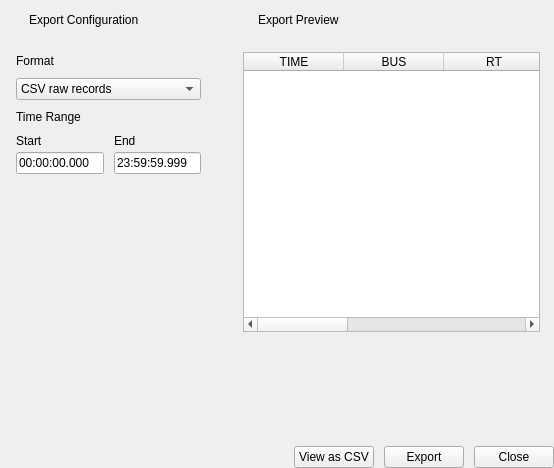
<?xml version="1.0" encoding="UTF-8"?>
<ui version="4.0">
 <class>ExportsPage</class>
 <widget class="QWidget" name="ExportsPage">
  <layout class="QVBoxLayout" name="bodyLayout">
   <property name="leftMargin"><number>0</number></property>
   <property name="topMargin"><number>0</number></property>
   <property name="rightMargin"><number>0</number></property>
   <property name="bottomMargin"><number>0</number></property>
   <property name="spacing"><number>12</number></property>
   <item>
    <widget class="QWidget" name="exportColumns">
     <layout class="QHBoxLayout" name="exportColumnsLayout" stretch="2,3">
      <property name="leftMargin"><number>0</number></property>
      <property name="topMargin"><number>0</number></property>
      <property name="rightMargin"><number>0</number></property>
      <property name="bottomMargin"><number>0</number></property>
      <property name="spacing"><number>12</number></property>
      <item>
       <widget class="QFrame" name="configuration">
        <property name="card" stdset="0"><bool>true</bool></property>
        <layout class="QVBoxLayout" name="configurationLayout">
         <property name="leftMargin"><number>0</number></property>
         <property name="topMargin"><number>0</number></property>
         <property name="rightMargin"><number>0</number></property>
         <property name="bottomMargin"><number>16</number></property>
         <property name="spacing"><number>0</number></property>
         <item>
          <widget class="QFrame" name="configHeaderBar">
           <layout class="QHBoxLayout" name="configHeaderLayout">
            <property name="leftMargin"><number>14</number></property>
            <property name="topMargin"><number>10</number></property>
            <property name="rightMargin"><number>14</number></property>
            <property name="bottomMargin"><number>10</number></property>
            <property name="spacing"><number>8</number></property>
            <item><widget class="QLabel" name="configHeaderIcon"/></item>
            <item><widget class="QLabel" name="configurationTitle"><property name="text"><string>Export Configuration</string></property></widget></item>
            <item><spacer name="configHeaderSpacer"><property name="orientation"><enum>Qt::Horizontal</enum></property><property name="sizeHint" stdset="0"><size><width>40</width><height>20</height></size></property></spacer></item>
           </layout>
          </widget>
         </item>
         <item>
          <widget class="QWidget" name="configBody">
           <layout class="QVBoxLayout" name="configBodyLayout">
            <property name="leftMargin"><number>16</number></property>
            <property name="topMargin"><number>14</number></property>
            <property name="rightMargin"><number>16</number></property>
            <property name="bottomMargin"><number>0</number></property>
            <property name="spacing"><number>10</number></property>
            <item><widget class="QLabel" name="formatLabel"><property name="text"><string>Format</string></property></widget></item>
            <item>
             <widget class="QComboBox" name="exportFormat">
              <item><property name="text"><string>CSV raw records</string></property></item>
              <item><property name="text"><string>JSON raw records</string></property></item>
              <item><property name="text"><string>CSV engineering values</string></property></item>
             </widget>
            </item>
            <item><widget class="QLabel" name="timeRangeHeading"><property name="text"><string>Time Range</string></property></widget></item>
            <item>
             <layout class="QGridLayout" name="timeRangeGrid" columnstretch="1,1">
              <property name="horizontalSpacing"><number>10</number></property>
              <property name="verticalSpacing"><number>4</number></property>
              <item row="0" column="0"><widget class="QLabel" name="startLabel"><property name="text"><string>Start</string></property></widget></item>
              <item row="0" column="1"><widget class="QLabel" name="endLabel"><property name="text"><string>End</string></property></widget></item>
              <item row="1" column="0"><widget class="QLineEdit" name="exportStart"><property name="text"><string>00:00:00.000</string></property></widget></item>
              <item row="1" column="1"><widget class="QLineEdit" name="exportEnd"><property name="text"><string>23:59:59.999</string></property></widget></item>
             </layout>
            </item>
            <item><widget class="QWidget" name="rangeActions"><layout class="QVBoxLayout" name="rangeActionsLayout"><property name="leftMargin"><number>0</number></property><property name="topMargin"><number>0</number></property><property name="rightMargin"><number>0</number></property><property name="bottomMargin"><number>0</number></property></layout></widget></item>
            <item><spacer name="configSpacer"><property name="orientation"><enum>Qt::Vertical</enum></property><property name="sizeHint" stdset="0"><size><width>20</width><height>40</height></size></property></spacer></item>
            <item><widget class="QLabel" name="sourceName"><property name="visible"><bool>false</bool></property></widget></item>
            <item><widget class="QLabel" name="exportNotice"><property name="visible"><bool>false</bool></property><property name="wordWrap"><bool>true</bool></property></widget></item>
           </layout>
          </widget>
         </item>
        </layout>
       </widget>
      </item>
      <item>
       <widget class="QFrame" name="exportPreview">
        <property name="card" stdset="0"><bool>true</bool></property>
        <layout class="QVBoxLayout" name="exportPreviewLayout">
         <property name="leftMargin"><number>0</number></property>
         <property name="topMargin"><number>0</number></property>
         <property name="rightMargin"><number>0</number></property>
         <property name="bottomMargin"><number>14</number></property>
         <property name="spacing"><number>0</number></property>
         <item>
          <widget class="QFrame" name="previewHeaderBar">
           <layout class="QHBoxLayout" name="previewHeaderLayout">
            <property name="leftMargin"><number>14</number></property>
            <property name="topMargin"><number>10</number></property>
            <property name="rightMargin"><number>14</number></property>
            <property name="bottomMargin"><number>10</number></property>
            <property name="spacing"><number>8</number></property>
            <item><widget class="QLabel" name="previewHeaderIcon"/></item>
            <item><widget class="QLabel" name="exportPreviewTitle"><property name="text"><string>Export Preview</string></property></widget></item>
            <item><spacer name="previewHeaderSpacer"><property name="orientation"><enum>Qt::Horizontal</enum></property><property name="sizeHint" stdset="0"><size><width>40</width><height>20</height></size></property></spacer></item>
           </layout>
          </widget>
         </item>
         <item>
          <widget class="QWidget" name="previewBody">
           <layout class="QVBoxLayout" name="previewBodyLayout">
            <property name="leftMargin"><number>14</number></property>
            <property name="topMargin"><number>12</number></property>
            <property name="rightMargin"><number>14</number></property>
            <property name="bottomMargin"><number>0</number></property>
            <property name="spacing"><number>8</number></property>
            <item>
             <widget class="QTableWidget" name="previewTable">
              <property name="minimumSize"><size><width>0</width><height>280</height></size></property>
              <property name="alternatingRowColors"><bool>true</bool></property>
              <property name="showGrid"><bool>false</bool></property>
              <property name="selectionBehavior"><enum>QAbstractItemView::SelectRows</enum></property>
              <property name="editTriggers"><set>QAbstractItemView::NoEditTriggers</set></property>
              <column><property name="text"><string>TIME</string></property></column>
              <column><property name="text"><string>BUS</string></property></column>
              <column><property name="text"><string>RT</string></property></column>
              <column><property name="text"><string>SA</string></property></column>
              <column><property name="text"><string>DIRECTION</string></property></column>
              <column><property name="text"><string>HEX</string></property></column>
             </widget>
            </item>
            <item><widget class="QLabel" name="available"><property name="visible"><bool>false</bool></property></widget></item>
            <item><widget class="QLabel" name="provenance"><property name="visible"><bool>false</bool></property></widget></item>
            <item><widget class="QLabel" name="profile"><property name="visible"><bool>false</bool></property></widget></item>
            <item><widget class="QLabel" name="checksum"><property name="visible"><bool>false</bool></property></widget></item>
           </layout>
          </widget>
         </item>
        </layout>
       </widget>
      </item>
     </layout>
    </widget>
   </item>
   <item>
    <widget class="QWidget" name="actionBar">
     <layout class="QHBoxLayout" name="actionBarLayout">
      <property name="leftMargin"><number>0</number></property>
      <property name="topMargin"><number>0</number></property>
      <property name="rightMargin"><number>0</number></property>
      <property name="bottomMargin"><number>0</number></property>
      <property name="spacing"><number>10</number></property>
      <item>
       <spacer name="actionBarSpacer">
        <property name="orientation"><enum>Qt::Horizontal</enum></property>
        <property name="sizeHint" stdset="0"><size><width>40</width><height>20</height></size></property>
       </spacer>
      </item>
      <item>
       <widget class="QPushButton" name="viewAsCsvButton">
        <property name="text"><string>View as CSV</string></property>
       </widget>
      </item>
      <item>
       <widget class="QPushButton" name="createExportButton">
        <property name="text"><string>Export</string></property>
        <property name="primary" stdset="0"><bool>true</bool></property>
       </widget>
      </item>
      <item>
       <widget class="QPushButton" name="closeExportsButton">
        <property name="text"><string>Close</string></property>
       </widget>
      </item>
     </layout>
    </widget>
   </item>
  </layout>
 </widget>
 <resources/>
 <connections/>
</ui>
